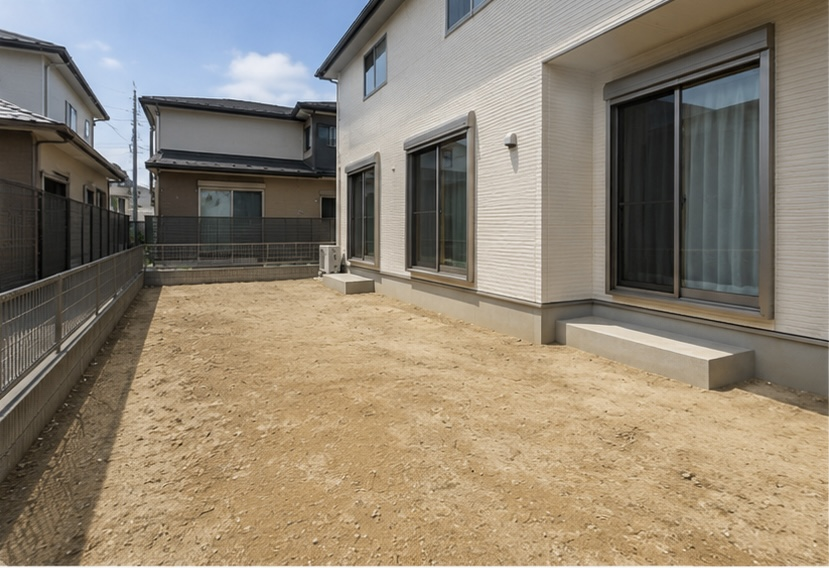
#> input picture images/templates/template01/template01-before.jpg, 829 x 568 px
$ python render-v09-template01-turf-showcase.py
#> lines starting #> are read from the running program, lines starting #| are printed output that depends on the picture
from pathlib import Path
import math
from PIL import Image, ImageDraw, ImageFilter, ImageEnhance


ROOT = Path(__file__).resolve().parents[1]
BEFORE = ROOT / "images/templates/template01/template01-before.jpg"
TURF_SOURCE = ROOT / "images/g20-material/water-stand/real-grass-pan.jpg"
OUT_DIR = ROOT / "generated/v09-template01-showcase"
OUT = OUT_DIR / "template01-shiba-garden.jpg"


def make_soft_polygon_mask(size, polygon, subtract=None, blur=2):
    scale = 4
    mask = Image.new("L", (size[0] * scale, size[1] * scale), 0)
    draw = ImageDraw.Draw(mask)
    poly = [(int(x * scale), int(y * scale)) for x, y in polygon]
    draw.polygon(poly, fill=255)
    for cut in subtract or []:
        draw.polygon([(int(x * scale), int(y * scale)) for x, y in cut], fill=0)
    mask = mask.filter(ImageFilter.GaussianBlur(blur * scale))
    return mask.resize(size, Image.Resampling.LANCZOS)


def crop_grass_texture():
    src = Image.open(TURF_SOURCE).convert("RGB")
    # Crop only the actual artificial-grass surface from the product reference.
    crop = src.crop((1750, 1180, 2500, 1500))
    crop = ImageEnhance.Color(crop).enhance(0.82)
    crop = ImageEnhance.Brightness(crop).enhance(1.12)
    crop = ImageEnhance.Contrast(crop).enhance(0.92)
    return crop


def make_tiled_texture(size):
    tile = crop_grass_texture().resize((82, 35), Image.Resampling.BICUBIC)
    canvas = Image.new("RGB", size)
    for y in range(-64, size[1], tile.height):
        for x in range(-120, size[0], tile.width):
            canvas.paste(tile, (x, y))
    # Align the grass slightly with the yard perspective.
    return canvas.filter(ImageFilter.GaussianBlur(0.35))


def add_depth_shading(turf, mask):
    w, h = turf.size
    shade = Image.new("L", (w, h), 0)
    px = shade.load()
    for y in range(h):
        # Darker in the foreground and left boundary shadow, lighter near the house.
        base = int(25 + 34 * (y / max(1, h - 1)))
        for x in range(w):
            left_shadow = max(0, 38 - int(x * 0.16))
            right_wall_shadow = 0
            if x > 650 and y > 310:
                right_wall_shadow = min(20, int((x - 650) * 0.12))
            px[x, y] = min(80, base + left_shadow + right_wall_shadow)
    shade = shade.filter(ImageFilter.GaussianBlur(18))
    dark = Image.new("RGB", (w, h), (0, 0, 0))
    turf = Image.composite(Image.blend(turf, dark, 0.18), turf, shade)

    # Add a subtle sunlight lift near the center so the lawn does not feel flat.
    light = Image.new("L", (w, h), 0)
    draw = ImageDraw.Draw(light)
    draw.ellipse((235, 210, 760, 620), fill=46)
    light = light.filter(ImageFilter.GaussianBlur(80))
    warm = Image.new("RGB", (w, h), (215, 230, 165))
    turf = Image.composite(Image.blend(turf, warm, 0.13), turf, light)
    return turf


def main():
    OUT_DIR.mkdir(parents=True, exist_ok=True)
    base = Image.open(BEFORE).convert("RGB")
#> base is the input picture: PIL image 829x568 RGB; mean R, G, B 142.7, 131.7, 114.8
    w, h = base.size
#> w = 829; h = 568

    # Hand-fitted yard polygon for Template01. It keeps the house, foundation,
    # concrete steps, left wall, and rear boundary visible while replacing only
    # the exposed soil with artificial turf.
    yard = [
        (4, 562),
        (827, 564),
        (827, 398),
        (781, 374),
        (724, 354),
        (655, 326),
        (558, 291),
        (438, 263),
        (318, 247),
        (180, 249),
        (86, 284),
        (26, 352),
        (2, 409),
    ]
    subtract = [
        # Right sweep-window concrete step.
        [(606, 332), (738, 350), (761, 388), (626, 388), (595, 364)],
        # Center small concrete step.
        [(454, 271), (492, 275), (503, 304), (461, 304), (446, 292)],
        # Rear AC/base area, kept slightly dirty instead of covering completely.
        [(528, 250), (575, 257), (587, 283), (540, 283)],
    ]
    mask = make_soft_polygon_mask((w, h), yard, subtract=subtract, blur=1.4)
#> in make_soft_polygon_mask, `mask = Image.new("L", (size[0] * scale, size[1] * scale), 0)`: mask: PIL image 3316x2272 L; every value is 0
#> in make_soft_polygon_mask, `mask = mask.filter(ImageFilter.GaussianBlur(blur * scale))`:
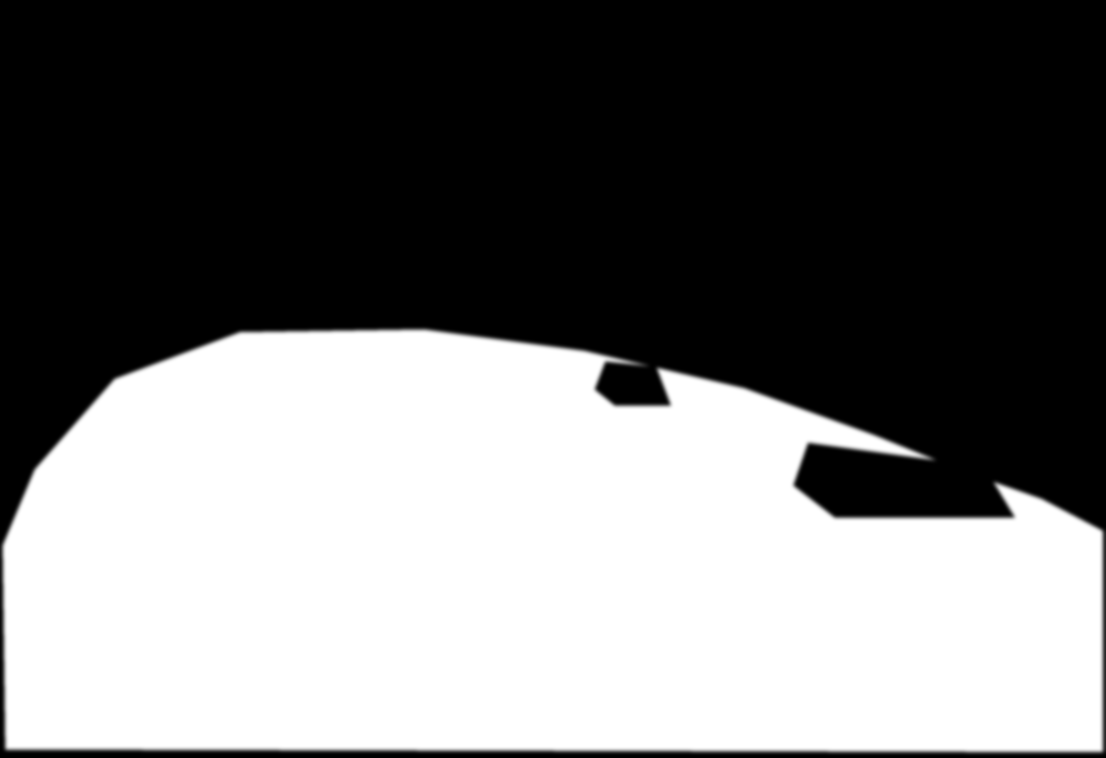
#> mask: PIL image 3316x2272 L (shown at 1/3 size); min 0, max 255, mean 115.5
#> in make_soft_polygon_mask, `return mask.resize(size, Image.Resampling.LANCZOS)`:
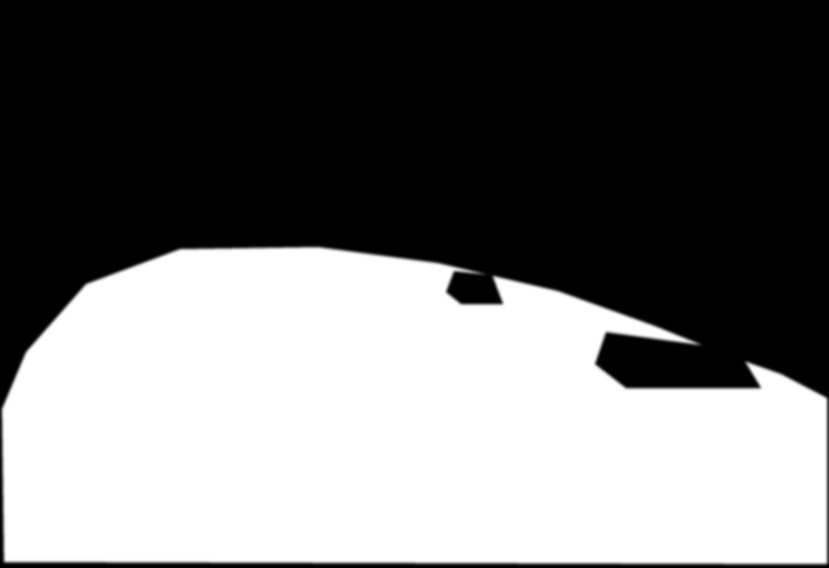
#> returned value: PIL image 829x568 L; min 0, max 255, mean 115.5

    turf = make_tiled_texture((w, h))
    turf = add_depth_shading(turf, mask)

    result = Image.composite(turf, base, mask)

    # Blend a little original ground texture back in, so the lawn follows the
    # photo's lighting and does not look pasted on.
    ground_detail = ImageEnhance.Contrast(base).enhance(0.9).filter(ImageFilter.GaussianBlur(0.8))
    result = Image.composite(Image.blend(result, ground_detail, 0.08), result, mask.point(lambda p: int(p * 0.45)))

    # Clean final polish, no labels or debug overlays.
    result = ImageEnhance.Color(result).enhance(1.04)
    result = ImageEnhance.Contrast(result).enhance(1.02)
    result.save(OUT, quality=94, subsampling=1)
    print(OUT)


if __name__ == "__main__":
#> (the run stopped early here; a loop or call above may not have finished)
